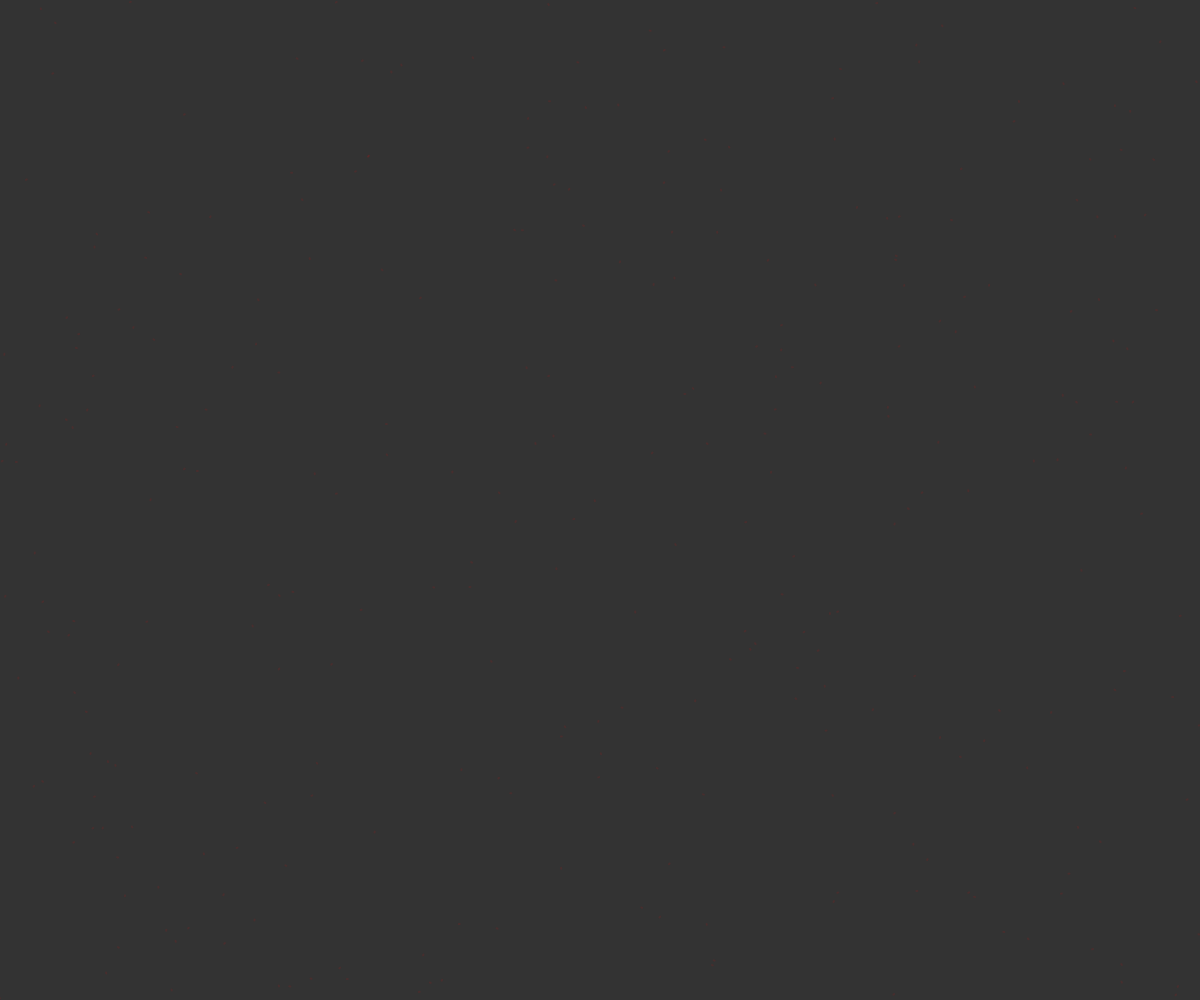
Frame 1 (no input)
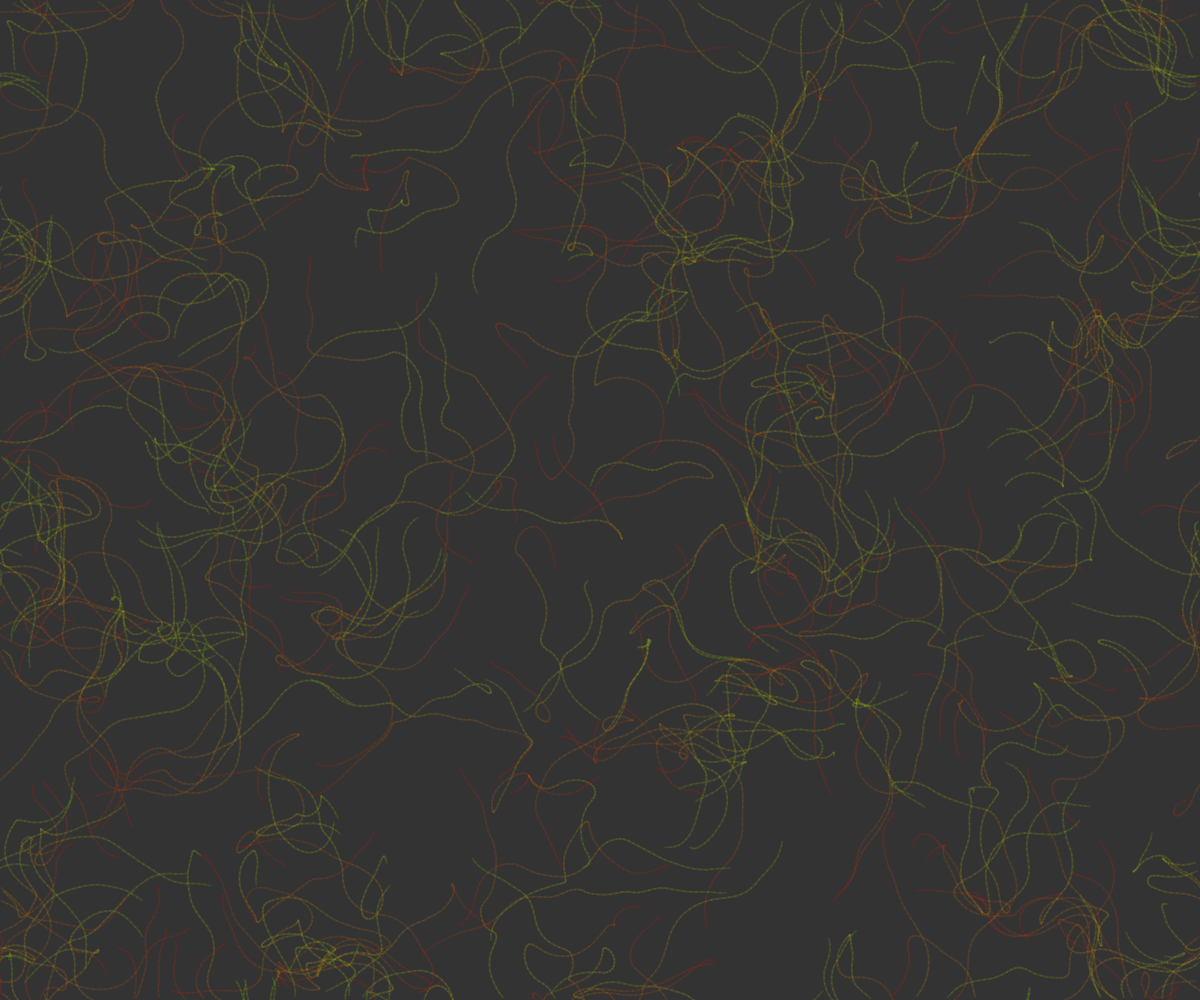
Frame 60 (no input)
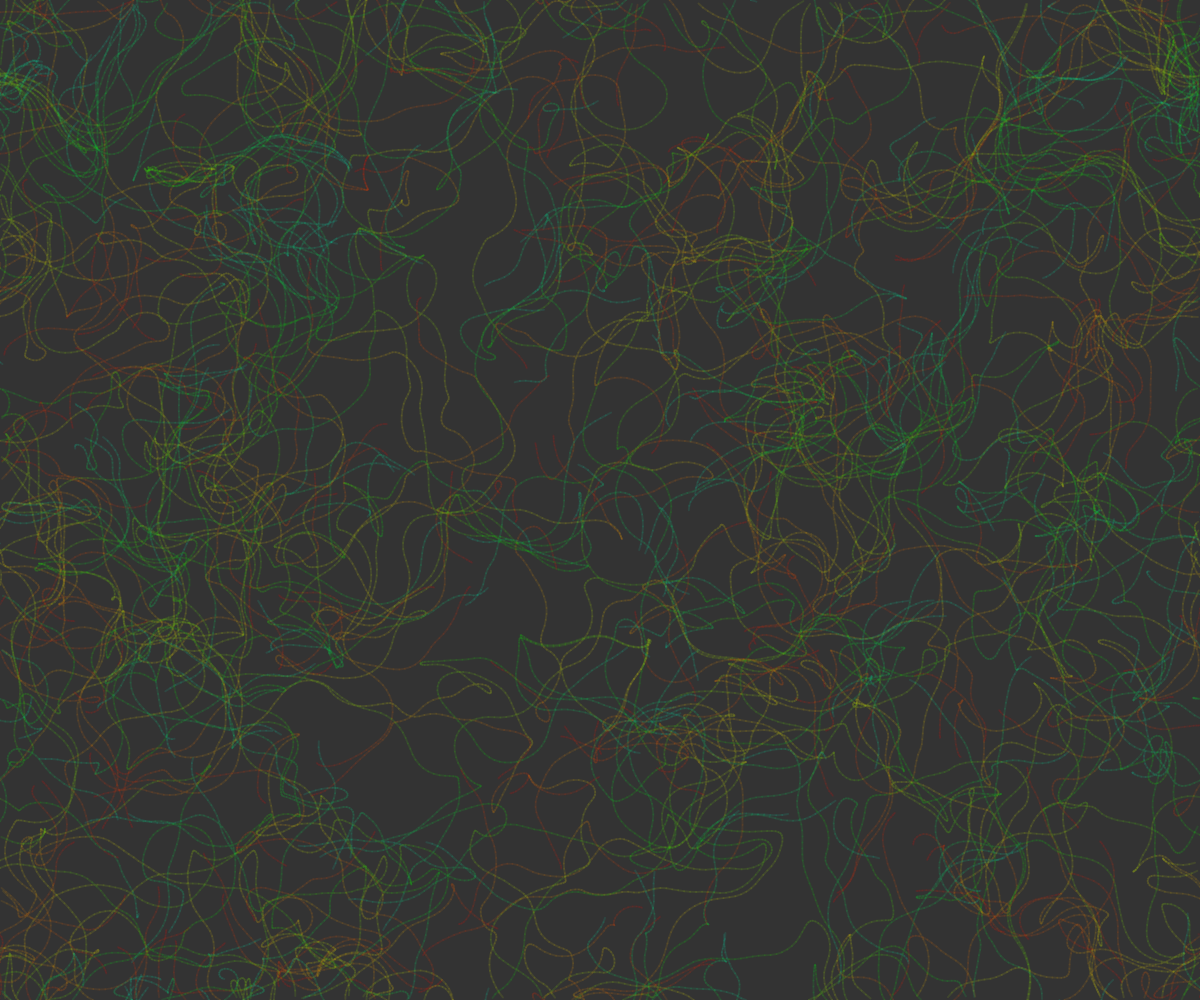
Frame 120 (the mouse pressed at the canvas centre since frame 60)

The p5.js sketch that drew these frames (run headless with seeded random() and noise() and a simulated clock; from frame 60 on, the mouse is pressed at the canvas centre):

// p5.js sketch
// ── sketch.js
// Daniel Shiffman
// http://codingtra.in
// http://patreon.com/codingtrain
// Code for: https://youtu.be/BjoM9oKOAKY

var inc = 0.1;
var scl = 10;
var cols, rows;

var zoff = 0;

var fr;

var particles = [];

var flowfield;

function setup() {
  createCanvas(windowWidth, windowHeight);
  colorMode(HSB, 255);
  cols = floor(width / scl);
  rows = floor(height / scl);
  fr = createP('');

  flowfield = new Array(cols * rows);

  for (var i = 0; i < 300; i++) {
    particles[i] = new Particle();
  }
  background(51);
}

function draw() {
  var yoff = 0;
  for (var y = 0; y < rows; y++) {
    var xoff = 0;
    for (var x = 0; x < cols; x++) {
      var index = x + y * cols;
      var angle = noise(xoff, yoff, zoff) * TWO_PI * 4;
      var v = p5.Vector.fromAngle(angle);
      v.setMag(1);
      flowfield[index] = v;
      xoff += inc;
      stroke(0, 300);
      // push();
      // translate(x * scl, y * scl);
      // rotate(v.heading());
      // strokeWeight(1);
      // line(0, 0, scl, 0);
      // pop();
    }
    yoff += inc;

    zoff += 0.0003;
  }

  for (var i = 0; i < particles.length; i++) {
    particles[i].follow(flowfield);
    particles[i].update();
    particles[i].edges();
    particles[i].show();
  }

  // fr.html(floor(frameRate()));
}

// ── particle.js
// Daniel Shiffman
// http://codingtra.in
// http://patreon.com/codingtrain
// Code for: https://youtu.be/BjoM9oKOAKY

function Particle() {
  this.pos = createVector(random(width), random(height));
  this.vel = createVector(0, 0);
  this.acc = createVector(0, 0);
  this.maxspeed = 6;
  this.h = 0;

  this.prevPos = this.pos.copy();

  this.update = function() {
    this.vel.add(this.acc);
    this.vel.limit(this.maxspeed);
    this.pos.add(this.vel);
    this.acc.mult(0);
  };

  this.follow = function(vectors) {
    var x = floor(this.pos.x / scl);
    var y = floor(this.pos.y / scl);
    var index = x + y * cols;
    var force = vectors[index];
    this.applyForce(force);
  };

  this.applyForce = function(force) {
    this.acc.add(force);
  };

  this.show = function() {
    stroke(this.h, 255, 255, 25);
    this.h = this.h + 1;
    if (this.h > 255) {
      this.h = 0;
    }
    strokeWeight(2);
    line(this.pos.x, this.pos.y, this.prevPos.x, this.prevPos.y);
    this.updatePrev();
  };

  this.updatePrev = function() {
    this.prevPos.x = this.pos.x;
    this.prevPos.y = this.pos.y;
  };

  this.edges = function() {
    if (this.pos.x > width) {
      this.pos.x = 0;
      this.updatePrev();
    }
    if (this.pos.x < 0) {
      this.pos.x = width;
      this.updatePrev();
    }
    if (this.pos.y > height) {
      this.pos.y = 0;
      this.updatePrev();
    }
    if (this.pos.y < 0) {
      this.pos.y = height;
      this.updatePrev();
    }
  };
}
